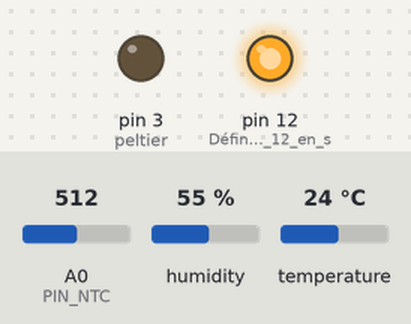
Simulated run of this sketch. Board: Arduino Uno, built with avr-gcc and run on an emulated ATmega328P. Parts: output pins drawn as LEDs (lit = HIGH). Inputs (shaded band) come from the test bench; at power-on: A0 (PIN_NTC) = 512, humidity 55 %, temperature 24 °C. What the sketch prints to the serial monitor is not drawn.

Above: at 1.8 s.
1.9 s: A0 (PIN_NTC) set to 2
At 2.9 s:
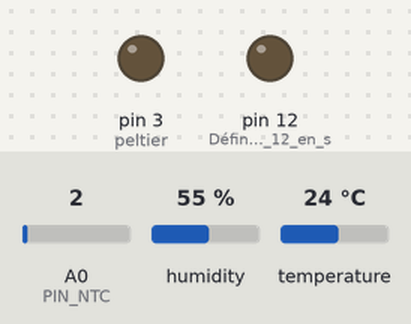
3.5 s: A0 (PIN_NTC) set to 0
6.5 s: A0 (PIN_NTC) set to 122
At 7.9 s:
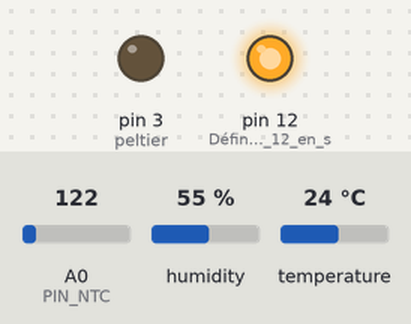
Timing chart, 0 to 9.5 s (numbered marks = the images above; inputs shaded):
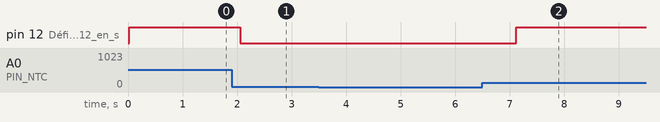

The sketch:

Programme_Arduino.ino
```cpp
//Ajout des différentes librairies que l'on va utiliser
#include <math.h> //Pour les calculs
#include "Adafruit_Sensor.h" //Exploitation des capteurs
#include "DHT.h" //Communication avec l'hygromètre


#define DHTPIN 2 //Définition du PIN de branchement de l'hygromètre
#define DHTTYPE DHT11 //Définition du type d'hygromètre
#define PIN_NTC 0 //PIN de la thermistance

double Rref = 10000.0; //Résistance de référence à 25°C selon les données du constructeur
double V_IN = 5.0; //Alimentation électrique

//Données de la thermistance calculées à partir de l'excel fourni
double A_1 = 0.00109613;
double B_1 = 0.00024016;
double C_1 = 0;
double D_1 = 5.8743E-8;

//Consigne de température demandée
double order = 18;

//Marche du ventilateur
boolean power = true;
boolean frooze = false;

int peltier = 3; //Le mosfet est sur le pin digital 3
int readvalue = 1.0;
bool writting = false;


//Calcul de la relation SteinhartHart
double SteinhartHart(double R)
{
  /*
   * L'équation a été divisée en plusieurs partie. Elle suis le modèle suivant :
   *
   * 1
   * - = A + B*ln(R) + C*(ln(R)^2) + D*(ln(R)^3)
   * T
   *
   * Les valeurs de A à D sont définies au dessus.
   *
   * Il n'y a pas besoin d'écrire l'équation de A car A est une variable seule.
   */

  double equationB1 = B_1 * log(R/Rref); //Définition de l'équation de B
  double equationC1 = C_1 * pow(log(R/Rref), 2); //Définition de l'équation de C (qui est égale à 0)
  double equationD1 = D_1 * pow(log(R/Rref), 3); //Définition de l'équation de D
  double equation = A_1 + equationB1 + equationC1 + equationD1; //Réalisation de l'équation 1/T
  return pow(equation, -1); //Exposant -1 sur l'équation pour obtenir la valeur de T

}


DHT dht(DHTPIN, DHTTYPE); //Déclaration de l'Hygromètre

void setup() {
  pinMode(12,OUTPUT); //Définition du PIN 12 en sortie
  Serial.begin(9600); //Ouvre le port série et fixe le debit de communication à 9600 bauds
  pinMode(peltier, OUTPUT); //Le pin digital est fermé pour le moment
  dht.begin(); //Lancement du fonctionnement de l'hygromètre

}

/*
 * Définition :
 *
 * Le baud est une unité de mesure utilisée dans le domaine des télécommunications en général,
 * et dans le domaine informatique en particulier.
 * Le baud est l'unité de mesure du nombre de symboles transmissibles par seconde.
 */

void loop() {

  //Cette partie a pour but de calculer la tension sur la borne analogique
  double valeurAnalog = analogRead(PIN_NTC); //Ici on lit la valeur de la tension présente sur le PIN de la thermistance
  double V =  valeurAnalog / 1024 * V_IN; //Calcul de la tension présente sur la borne analogique - V_IN = 5V

  /*
   * Explication du calcul au dessus
   *
   *          U(PIN)
   * U(BAna)= ------
   *          1024*5
   *
   * U(BAna) est la tension sur la borne analogique
   * U(PIN) est la valeur de la tension sur le PIN
   */

  //Calcul de la résistance de la thermistance
  double Rth = (Rref * V ) / (V_IN - V);

  /*
   * Démonstration de la formule ci-dessus
   *
   *     Rth * V_IN
   * V = ----------
   *     Rref * Rth
   *
   * <=> V * (Rref + Rth) = Rth * V_IN
   * <=> VRref + VRth = Rth * V_IN
   * <=> VRref = V_IN * Rth - VRth
   * <=> VRref = Rth * (V_IN - V)
   *           V * Rref
   * <=> Rth = --------
   *           V_IN - V
   *
   */

  //Calcul de la température en kelvin
  double kelvin = SteinhartHart(Rth); //Calcul de SteinhartHart avec la valeur de la résistance trouvée au calcul précédent
  double celsius = kelvin - 273.15; //Conversion en celsius

  /*
   * Lire la température ou l'humidité prend 250 millisecondes !
   * En revanche, les capteurs peuvent mettre jusqu'à 2 secondes pour en faire la lecture
   * (les capteurs que l'on a sont lents)
   */

  // Lecture du taux d'humidité
  float h = dht.readHumidity();

  // Lecture de la température en Celcius
  float t = dht.readTemperature();

  // Pour lire la température en Fahrenheit
  float f = dht.readTemperature(true);

  /*
   * Partie pour le test sans le java
   *
   *   // Stop le programme et renvoie un message d'erreur si le capteur ne renvoie aucune mesure
   *   if (isnan(h) || isnan(t) || isnan(f)) {
   *   Serial.println("Echec de lecture !");
   *   return;
   *   }
   *
   */


  // Calcul la température ressentie. Il calcul est effectué à partir de la température en Fahrenheit
  // On fait la conversion en Celcius dans la foulée
  float hi = dht.computeHeatIndex(f, h);

  // Le calcul de la chaleur se fait en Fahrenheit (unité par défaut)
  float hif = dht.computeHeatIndex(f, h);

  // Calcul de la chaleur en Celsius (siFahreheit = false)
  float hic = dht.computeHeatIndex(t, h, false);

  float temperature = t;
  float humidite = h/100;

  //Calcul de la rosée (magnus)
  float alpha = ((17.27 * temperature)/(237.7 + temperature)) + log(humidite);
  float rosee = (237.7 * alpha) / (17.27 - alpha);

  // Effet Peltier en fonction des deg
  float difference = celsius - order; //Calcul de la différence entre la valeur réel et celle demandée

  if (power == true) //Si le frigo fonctionne
  {
    if(difference > 2) //S'il y a une différence de 2 deg
    {
      frooze = true; //Activer l'effet Peltier
      digitalWrite(12, frooze); //Mise à jour du niveau logique
    }

    else if (difference < -2) //Si la diff est de -2 deg
    {
      frooze = false; //Arrêter le refroidissement
      digitalWrite(12, frooze); //Mise à jour du niveau logique
    }
  }

  else //Si le frigo est etteint
  {
    frooze = false; //Arrêter le refroidissement
    digitalWrite(12, frooze); //Màj du niveau logique
  }


  //Programme sans java
  //Serial.print("Humidite: ");

  while(writting) {}
  writting = true;

  Serial.print(";");
  Serial.print(h);
  Serial.print(";");
  //Serial.print(" %\t ");
  //Serial.print("Temperature: ");
  Serial.print(t);
  Serial.print(";");
  //Serial.print(" *C ");
  //Serial.print("Temperature ressentie: ");
  Serial.print(dht.convertFtoC(hi));
  Serial.print(";");
  //Serial.println(" *C ");
  //Serial.print("Rosee: ");
  Serial.print(rosee);
  Serial.print(";");
  //Serial.print("Difference de temp: ");
  Serial.print(difference);
  Serial.print(";");
  Serial.print(order);
  Serial.print(";");
  Serial.println(readvalue);

  Serial.print(";");

  writting = false;


  //Serial.print(h,t,dht.convertFtoC(hi),rosee,difference);

  delay(1000); //Pause d'1 sec puis reprise du programme

}

void SerialEvent() {
  while (Serial.available()){

    readvalue = Serial.parseInt();

    //Condition si l'humidité est supérieure à 60% on active le module peltier
    if(readvalue == 1.0) {
      digitalWrite(peltier, HIGH);
    }

    //Condition si la température est supérieure à 18°C on indique que le frigo doit être ouvert
    else if (readvalue == 2.0) {
      digitalWrite(peltier, LOW);
      return;
    }

    //Condition si la température est inférieure à 14°C on active le module peltier
    else {
      readvalue = 0;
    }
    while (writting) {} // synchro
    //writting = true;
    Serial.print("R:");
    Serial.println(readvalue);
    //writting = false;
  }

}
```

Measured:
- after the input at 1.9 s, pin 12 (Définition_du_PIN_12_en_s): HIGH → LOW after 0.16 s
- after the input at 3.5 s, every drawn part: stays the same
- after the input at 6.5 s, pin 12 (Définition_du_PIN_12_en_s): LOW → HIGH after 0.62 s
